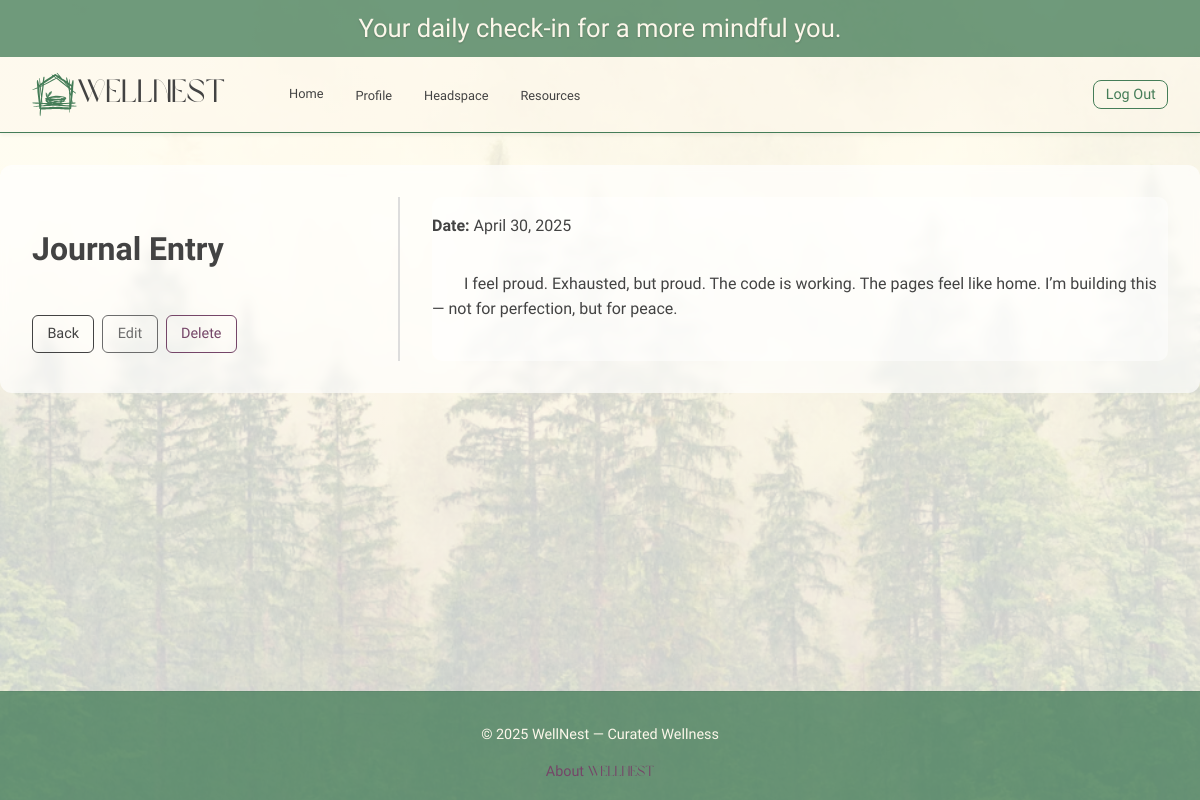
Before: /reflections/4/ (signed in) with the older database file.
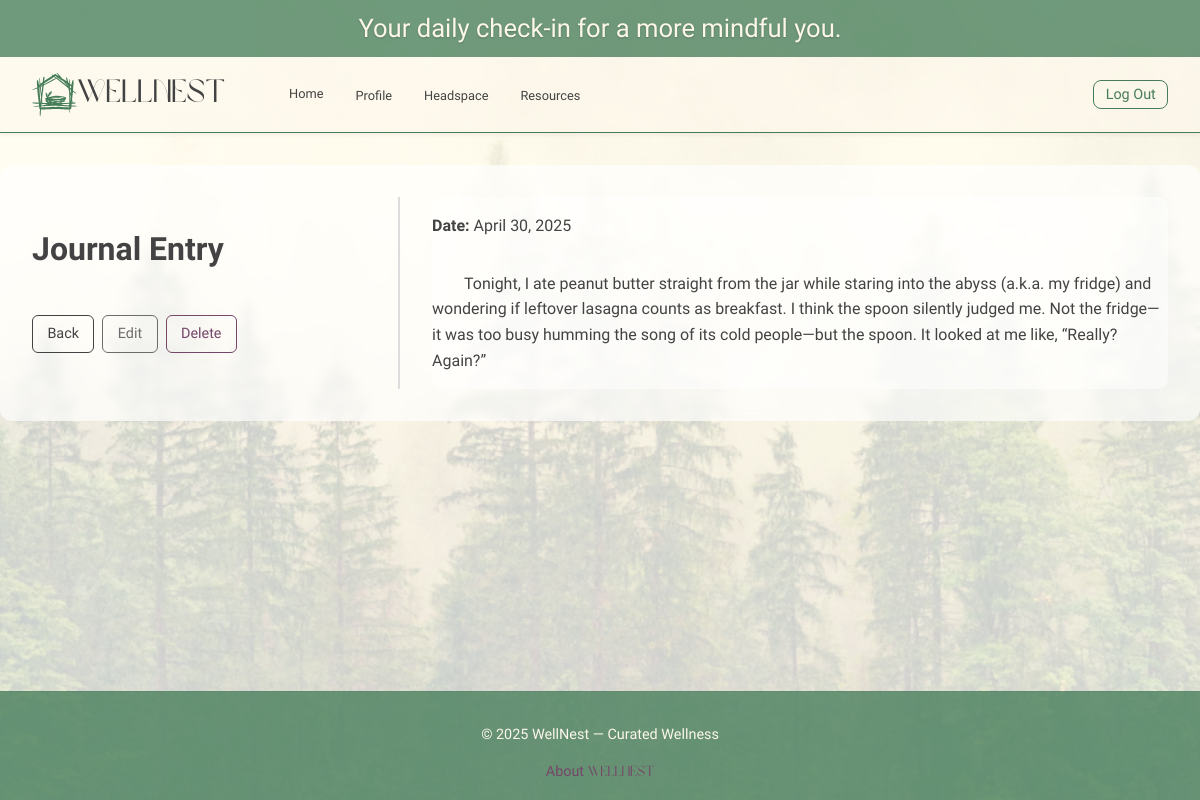
After: the same page with the newer database file.
### main_app/models.py (models this page shows, shortened)
class JournalEntry(models.Model):
    date = models.DateField('Entry date')
    content = models.TextField()
    user = models.ForeignKey(User, on_delete=models.CASCADE)
    class Meta:
        ordering = ['-date']

### main_app/views/reflection_views.py (the view)
# urls.py: path('reflections/<int:reflection_id>/', views.reflection_detail, name='reflection-detail'),
@login_required
def reflection_detail(request, reflection_id):
    reflection = get_object_or_404(JournalEntry, id=reflection_id)
    return render(request, 'reflections/reflection_detail.html', {
        'reflection': reflection
    })

### main_app/templates/reflections/reflection_detail.html
{% extends 'base.html' %}
{% load static %}
{% block head %}
<link rel="stylesheet" href="{% static 'css/reflections/reflection_detail.css' %}">
{% endblock %}
{% block content %}
<div class="reflection-detail-grid">
    <section class="reflection-meta">
      <h1>Journal Entry</h1>
      <div class="reflection-detail-actions">
        <a href="{% url 'reflection-index' %}">Back</a>
        <a href="{% url 'reflection-edit' reflection.id %}">Edit</a>
        <a href="{% url 'reflection-delete' reflection.id %}">Delete</a>
      </div>
    </section>
    <section class="reflection-log-box">
      <p><strong>Date:</strong> {{ reflection.date }}</p>
      <div class="reflection-content">
        <p>{{ reflection.content }}</p>
      </div>
    </section>
</div>
{% endblock %}

Changed rows visible on the page:
changed JournalEntry: content "I feel proud. Exhausted, but proud. The code is working. The pages feel like home. I’m building this — not for perfection, but for peace." → "Tonight, I ate peanut butter straight from the jar while staring into the abyss (a.k.a. my fridge) and wondering if leftover lasagna counts as breakfast. I think the spoon silently judged me. Not the fridge—it was too busy humming the song of its cold people—but the spoon. It looked at me like, “Really? Again?”"
